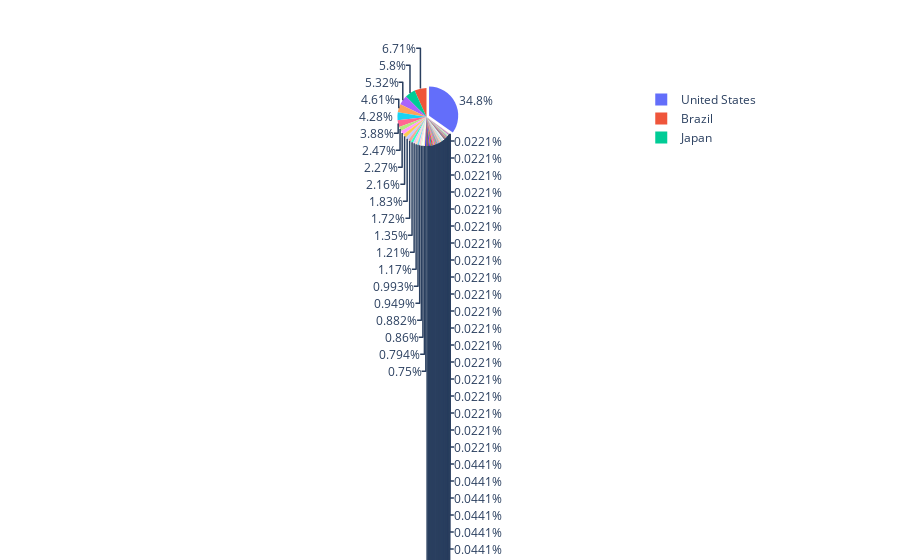

Notebook code for this chart:
### Code cell
# setting up the data to plot a pie chart
df.sort_values("userid", inplace = True, ascending = False)
pull = [0.1]
for i in range(109):
    pull.append(0)
    
fig = go.Figure(data=[go.Pie(labels=df["country"], values=df["userid"],
                             pull = pull
                            )])
fig.show()

### Figure 1 — Plotly figure (JSON) as saved in the notebook; plotly's stock layout.template omitted (floating-point values rounded to 4 significant figures)
{"data": [{"labels": ["United States", "Brazil", "Japan", "United Kingdom", "Canada", "Germany", "Viet Nam", "India", "Australia", "China", "Italy", "Netherlands", "Spain", "France", "Poland", "Morocco", "Russian Federation", "Malaysia", "Afghanistan", "Israel", "Indonesia", "Singapore", "Ukraine", "Mexico", "Philippines", "Sweden", "Thailand", "Pakistan", "Korea, Republic of", "Hong Kong", "New Zealand", "Belgium", "Hungary", "Lithuania", "Bulgaria", "Austria", "Romania", "Serbia", "Greece", "Egypt", "Colombia", "Switzerland", "Denmark", "Peru", "South Africa", "North Macedonia", "Argentina", "Portugal", "Estonia", "Norway", "Nigeria", "Czechia", "Bangladesh", "United Arab Emirates", "Chile", "Turkey", "Georgia", "Slovenia", "Sri Lanka", "Slovakia", "Saudi Arabia", "Croatia", "Taiwan, Province of China", "Finland", "Ireland", "Albania", "Jamaica", "Latvia", "Kenya", "Malta", "Dominican Republic", "Cyprus", "Uruguay", "Ecuador", "Jordan", "Azerbaijan", "Venezuela, Bolivarian Republic of", "Guatemala", "Algeria", "Kuwait", "Bosnia and Herzegovina", "Costa Rica", "Oman", "Angola", "Nepal", "Bahrain", "Panama", "Montenegro", "Cambodia", "Guam", "Lebanon", "Paraguay", "Belarus", "Belize", "Trinidad and Tobago", "United States Minor Outlying Islands", "Andorra", "Tunisia", "Gambia", "Curaçao", "French Polynesia", "Gibraltar", "Honduras", "Luxembourg", "Macao", "Seychelles", "Myanmar", "Réunion", "Palestine, State of", "Zimbabwe"], "pull": [0.1, 0, 0, 0, 0, 0, 0, 0, 0, 0, 0, 0, 0, 0, 0, 0, 0, 0, 0, 0, 0, 0, 0, 0, 0, 0, 0, 0, 0, 0, 0, 0, 0, 0, 0, 0, 0, 0, 0, 0, 0, 0, 0, 0, 0, 0, 0, 0, 0, 0, 0, 0, 0, 0, 0, 0, 0, 0, 0, 0, 0, 0, 0, 0, 0, 0, 0, 0, 0, 0, 0, 0, 0, 0, 0, 0, 0, 0, 0, 0, 0, 0, 0, 0, 0, 0, 0, 0, 0, 0, 0, 0, 0, 0, 0, 0, 0, 0, 0, 0, 0, 0, 0, 0, 0, 0, 0, 0, 0, 0], "type": "pie", "values": [1579, 304, 263, 241, 209, 194, 176, 112, 103, 98, 83, 78, 61, 55, 53, 45, 43, 40, 39, 36, 34, 30, 28, 27, 25, 25, 25, 23, 22, 21, 19, 18, 17, 17, 17, 15, 15, 12, 12, 12, 12, 12, 12, 10, 10, 10, 10, 10, 9, 9, 9, 9, 8, 8, 8, 8, 8, 8, 7, 7, 6, 6, 6, 6, 6, 5, 5, 4, 4, 4, 4, 3, 3, 3, 3, 3, 3, 3, 3, 2, 2, 2, 2, 2, 2, 2, 2, 2, 2, 2, 2, 1, 1, 1, 1, 1, 1, 1, 1, 1, 1, 1, 1, 1, 1, 1, 1, 1, 1, 1]}], "layout": {}}
